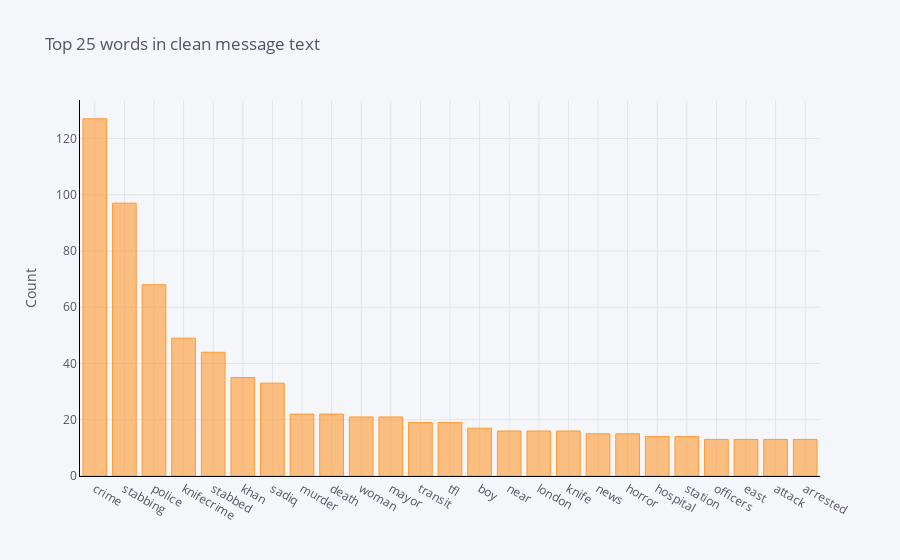
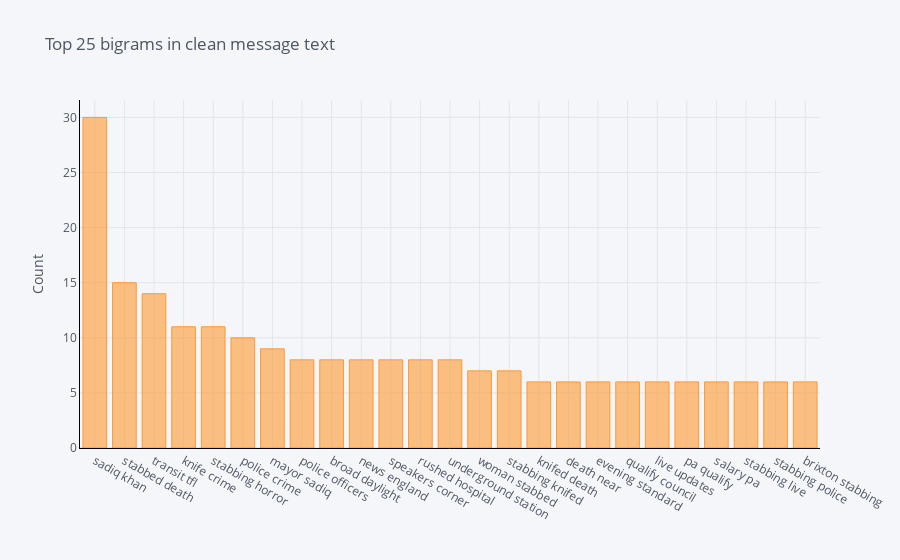
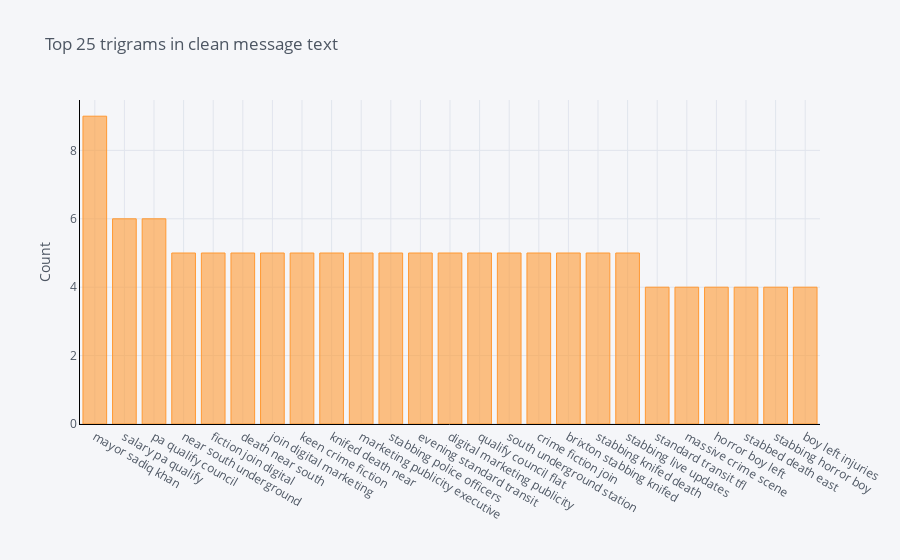

The notebook cell these images were saved under, in order:
### Code cell
tw_nlp.plot_ngrams(pruned_tweets[pruned_tweets.target==1], 'Clean_MessageText')

### Figure 1 — Plotly figure (JSON) as saved in the notebook; plotly's stock layout.template omitted (floating-point values rounded to 4 significant figures)
{"data": [{"marker": {"color": "rgba(255, 153, 51, 0.6)", "line": {"color": "rgba(255, 153, 51, 1.0)", "width": 1}}, "name": "count", "orientation": "v", "text": "", "type": "bar", "x": ["crime", "stabbing", "police", "knifecrime", "stabbed", "khan", "sadiq", "murder", "death", "woman", "mayor", "transit", "tfl", "boy", "near", "london", "knife", "news", "horror", "hospital", "station", "officers", "east", "attack", "arrested"], "y": [127, 97, 68, 49, 44, 35, 33, 22, 22, 21, 21, 19, 19, 17, 16, 16, 16, 15, 15, 14, 14, 13, 13, 13, 13]}], "layout": {"legend": {"bgcolor": "#F5F6F9", "font": {"color": "#4D5663"}}, "paper_bgcolor": "#F5F6F9", "plot_bgcolor": "#F5F6F9", "title": {"font": {"color": "#4D5663"}, "text": "Top 25 words in clean message text"}, "xaxis": {"gridcolor": "#E1E5ED", "linecolor": "black", "showgrid": true, "tickfont": {"color": "#4D5663"}, "title": {"font": {"color": "#4D5663"}, "text": ""}, "zerolinecolor": "#E1E5ED"}, "yaxis": {"gridcolor": "#E1E5ED", "linecolor": "black", "showgrid": true, "tickfont": {"color": "#4D5663"}, "title": {"font": {"color": "#4D5663"}, "text": "Count"}, "zerolinecolor": "#E1E5ED"}}}

### Figure 2 — Plotly figure (JSON) as saved in the notebook; plotly's stock layout.template omitted (floating-point values rounded to 4 significant figures)
{"data": [{"marker": {"color": "rgba(255, 153, 51, 0.6)", "line": {"color": "rgba(255, 153, 51, 1.0)", "width": 1}}, "name": "count", "orientation": "v", "text": "", "type": "bar", "x": ["sadiq khan", "stabbed death", "transit tfl", "knife crime", "stabbing horror", "police crime", "mayor sadiq", "police officers", "broad daylight", "news england", "speakers corner", "rushed hospital", "underground station", "woman stabbed", "stabbing knifed", "knifed death", "death near", "evening standard", "qualify council", "live updates", "pa qualify", "salary pa", "stabbing live", "stabbing police", "brixton stabbing"], "y": [30, 15, 14, 11, 11, 10, 9, 8, 8, 8, 8, 8, 8, 7, 7, 6, 6, 6, 6, 6, 6, 6, 6, 6, 6]}], "layout": {"legend": {"bgcolor": "#F5F6F9", "font": {"color": "#4D5663"}}, "paper_bgcolor": "#F5F6F9", "plot_bgcolor": "#F5F6F9", "title": {"font": {"color": "#4D5663"}, "text": "Top 25 bigrams in clean message text"}, "xaxis": {"gridcolor": "#E1E5ED", "linecolor": "black", "showgrid": true, "tickfont": {"color": "#4D5663"}, "title": {"font": {"color": "#4D5663"}, "text": ""}, "zerolinecolor": "#E1E5ED"}, "yaxis": {"gridcolor": "#E1E5ED", "linecolor": "black", "showgrid": true, "tickfont": {"color": "#4D5663"}, "title": {"font": {"color": "#4D5663"}, "text": "Count"}, "zerolinecolor": "#E1E5ED"}}}

### Figure 3 — Plotly figure (JSON) as saved in the notebook; plotly's stock layout.template omitted (floating-point values rounded to 4 significant figures)
{"data": [{"marker": {"color": "rgba(255, 153, 51, 0.6)", "line": {"color": "rgba(255, 153, 51, 1.0)", "width": 1}}, "name": "count", "orientation": "v", "text": "", "type": "bar", "x": ["mayor sadiq khan", "salary pa qualify", "pa qualify council", "near south underground", "fiction join digital", "death near south", "join digital marketing", "keen crime fiction", "knifed death near", "marketing publicity executive", "stabbing police officers", "evening standard transit", "digital marketing publicity", "qualify council flat", "south underground station", "crime fiction join", "brixton stabbing knifed", "stabbing knifed death", "stabbing live updates", "standard transit tfl", "massive crime scene", "horror boy left", "stabbed death east", "stabbing horror boy", "boy left injuries"], "y": [9, 6, 6, 5, 5, 5, 5, 5, 5, 5, 5, 5, 5, 5, 5, 5, 5, 5, 5, 4, 4, 4, 4, 4, 4]}], "layout": {"legend": {"bgcolor": "#F5F6F9", "font": {"color": "#4D5663"}}, "paper_bgcolor": "#F5F6F9", "plot_bgcolor": "#F5F6F9", "title": {"font": {"color": "#4D5663"}, "text": "Top 25 trigrams in clean message text"}, "xaxis": {"gridcolor": "#E1E5ED", "linecolor": "black", "showgrid": true, "tickfont": {"color": "#4D5663"}, "title": {"font": {"color": "#4D5663"}, "text": ""}, "zerolinecolor": "#E1E5ED"}, "yaxis": {"gridcolor": "#E1E5ED", "linecolor": "black", "showgrid": true, "tickfont": {"color": "#4D5663"}, "title": {"font": {"color": "#4D5663"}, "text": "Count"}, "zerolinecolor": "#E1E5ED"}}}
